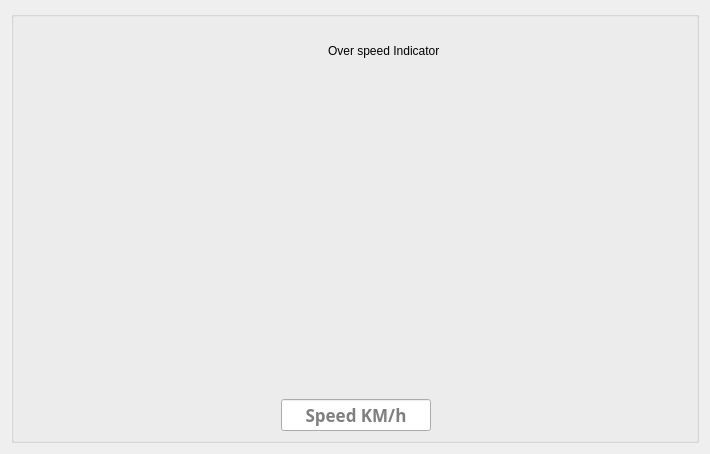
      <widget class="QWidget" name="SPEED2_tab">
       <attribute name="title">
        <string>Speedometer</string>
       </attribute>
       <attribute name="toolTip">
        <string>click to view</string>
       </attribute>
       <layout class="QGridLayout" name="gridLayout">
        <item row="0" column="0">
         <widget class="QGroupBox" name="groupBox">
          <property name="title">
           <string/>
          </property>
          <layout class="QGridLayout" name="gridLayout_2">
           <item row="0" column="0">
            <spacer name="horizontalSpacer_5">
             <property name="orientation">
              <enum>Qt::Horizontal</enum>
             </property>
             <property name="sizeHint" stdset="0">
              <size>
               <width>122</width>
               <height>20</height>
              </size>
             </property>
            </spacer>
           </item>
           <item row="0" column="1">
            <layout class="QVBoxLayout" name="verticalLayout_10">
             <item>
              <layout class="QHBoxLayout" name="horizontalLayout">
               <item>
                <spacer name="horizontalSpacer_12">
                 <property name="orientation">
                  <enum>Qt::Horizontal</enum>
                 </property>
                 <property name="sizeHint" stdset="0">
                  <size>
                   <width>40</width>
                   <height>20</height>
                  </size>
                 </property>
                </spacer>
               </item>
               <item>
                <widget class="QLabel" name="speed_offLED">
                 <property name="minimumSize">
                  <size>
                   <width>50</width>
                   <height>50</height>
                  </size>
                 </property>
                 <property name="maximumSize">
                  <size>
                   <width>50</width>
                   <height>50</height>
                  </size>
                 </property>
                 <property name="text">
                  <string/>
                 </property>
                 <property name="pixmap">
                  <pixmap resource="Resources.qrc">:/images/redoff.png</pixmap>
                 </property>
                 <property name="scaledContents">
                  <bool>true</bool>
                 </property>
                 <property name="alignment">
                  <set>Qt::AlignCenter</set>
                 </property>
                </widget>
               </item>
               <item>
                <widget class="QLabel" name="label_7">
                 <property name="maximumSize">
                  <size>
                   <width>16777215</width>
                   <height>50</height>
                  </size>
                 </property>
                 <property name="text">
                  <string>Over speed Indicator</string>
                 </property>
                 <property name="alignment">
                  <set>Qt::AlignLeading|Qt::AlignLeft|Qt::AlignVCenter</set>
                 </property>
                </widget>
               </item>
               <item>
                <spacer name="horizontalSpacer_13">
                 <property name="orientation">
                  <enum>Qt::Horizontal</enum>
                 </property>
                 <property name="sizeHint" stdset="0">
                  <size>
                   <width>40</width>
                   <height>20</height>
                  </size>
                 </property>
                </spacer>
               </item>
              </layout>
             </item>
             <item>
              <layout class="QHBoxLayout" name="horizontalLayout_3">
               <item>
                <spacer name="horizontalSpacer">
                 <property name="orientation">
                  <enum>Qt::Horizontal</enum>
                 </property>
                 <property name="sizeHint" stdset="0">
                  <size>
                   <width>40</width>
                   <height>20</height>
                  </size>
                 </property>
                </spacer>
               </item>
               <item>
                <widget class="QLabel" name="image_speed3">
                 <property name="minimumSize">
                  <size>
                   <width>341</width>
                   <height>311</height>
                  </size>
                 </property>
                 <property name="maximumSize">
                  <size>
                   <width>500</width>
                   <height>480</height>
                  </size>
                 </property>
                 <property name="text">
                  <string/>
                 </property>
                 <property name="pixmap">
                  <pixmap resource="Resources.qrc">:/images/speedimage.cdr-removebg-preview.png</pixmap>
                 </property>
                 <property name="scaledContents">
                  <bool>true</bool>
                 </property>
                </widget>
               </item>
               <item>
                <spacer name="horizontalSpacer_2">
                 <property name="orientation">
                  <enum>Qt::Horizontal</enum>
                 </property>
                 <property name="sizeHint" stdset="0">
                  <size>
                   <width>40</width>
                   <height>20</height>
                  </size>
                 </property>
                </spacer>
               </item>
              </layout>
             </item>
             <item>
              <layout class="QHBoxLayout" name="horizontalLayout_2">
               <item>
                <spacer name="horizontalSpacer_3">
                 <property name="orientation">
                  <enum>Qt::Horizontal</enum>
                 </property>
                 <property name="sizeHint" stdset="0">
                  <size>
                   <width>40</width>
                   <height>20</height>
                  </size>
                 </property>
                </spacer>
               </item>
               <item>
                <widget class="QLineEdit" name="lineEdit_speed">
                 <property name="sizePolicy">
                  <sizepolicy hsizetype="Fixed" vsizetype="Fixed">
                   <horstretch>0</horstretch>
                   <verstretch>0</verstretch>
                  </sizepolicy>
                 </property>
                 <property name="maximumSize">
                  <size>
                   <width>150</width>
                   <height>40</height>
                  </size>
                 </property>
                 <property name="font">
                  <font>
                   <family>Segoe UI Semibold</family>
                   <pointsize>13</pointsize>
                   <bold>true</bold>
                  </font>
                 </property>
                 <property name="frame">
                  <bool>true</bool>
                 </property>
                 <property name="alignment">
                  <set>Qt::AlignCenter</set>
                 </property>
                 <property name="readOnly">
                  <bool>true</bool>
                 </property>
                 <property name="placeholderText">
                  <string>Speed KM/h</string>
                 </property>
                </widget>
               </item>
               <item>
                <spacer name="horizontalSpacer_4">
                 <property name="orientation">
                  <enum>Qt::Horizontal</enum>
                 </property>
                 <property name="sizeHint" stdset="0">
                  <size>
                   <width>40</width>
                   <height>20</height>
                  </size>
                 </property>
                </spacer>
               </item>
              </layout>
             </item>
            </layout>
           </item>
           <item row="0" column="2">
            <spacer name="horizontalSpacer_11">
             <property name="orientation">
              <enum>Qt::Horizontal</enum>
             </property>
             <property name="sizeHint" stdset="0">
              <size>
               <width>121</width>
               <height>20</height>
              </size>
             </property>
            </spacer>
           </item>
          </layout>
         </widget>
        </item>
       </layout>
      </widget>
